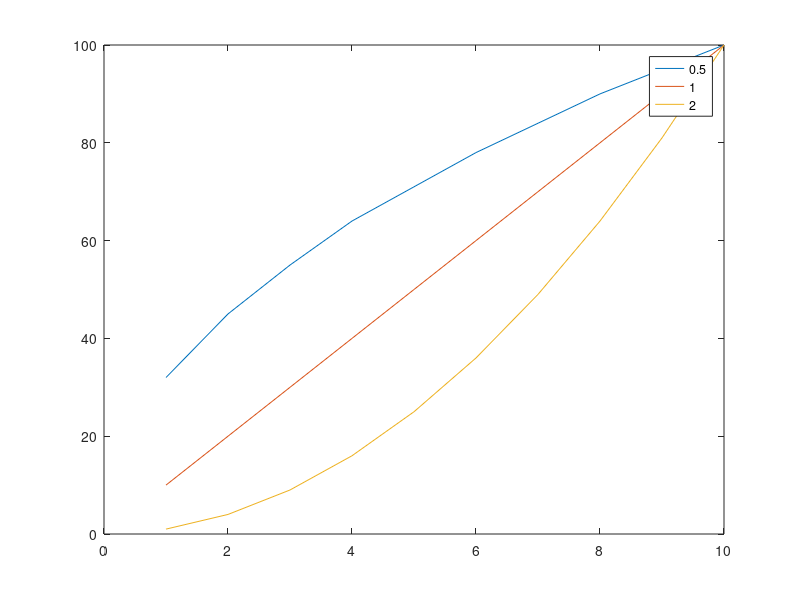

This chart was generated by the following MATLAB code: (Note: this script raises an error after producing the figure.)
clear paramsAll;

clear params;
params.Gridjob.runLocal = false;
params.Gridjob.requiremf = 5000;
params.Gridjob.wc_host = [];
params.Gridjob.jobname = 'DAE';
params.Gridjob.initRandStreamWithSeed = 12345;

params.Autoencoder.inActFolder = '../../20131220_MoreImages/labelMeWhite';
params.Autoencoder.inActFilenames = 'act.*.mat';
params.Autoencoder.outWeightsFolder = 'DAE';
params.Autoencoder.continue = true;
params.Autoencoder.continueBatch = false;
params.Autoencoder.continueBatchInWeightsFolder = [];
params.Autoencoder.continueBatchInBackConnFilenames = [];
params.Autoencoder.continueBatchInForwConnFilenames = [];

% INIT PARAMS:
params.Autoencoder.inSamplesDims = [60 60 3 3500]; % [x,y,#features,#samples]
params.Autoencoder.inSamplesBorderBuffer = 0;
params.Autoencoder.patchDimForward = 8;
params.Autoencoder.patchDimBackward = 8;
params.Autoencoder.hiddenSize = {100 ,ceil(100*(1:10).^0.5/10^0.5), ceil(100*(1:10).^1/10^1), ceil(100*(1:10).^2/10^2)};

plot(1:10,cell2mat(params.Autoencoder.hiddenSize(2:end)'))
legend('0.5','1','2')

params.Autoencoder.inputSubsampling = 2;
params.Autoencoder.forwInitMaxWeight = 0.01;
params.Autoencoder.forwInitScaleDistFcn = [];
params.Autoencoder.backInitMaxWeight = 0.01;
params.Autoencoder.backInitScaleDistFcn = [];
params.Autoencoder.initWGaussian = false;
params.Autoencoder.initWExponent = 1;

% PROCESSING STAGES:
params.Autoencoder.maskingNoiseFraction = 0;        % fraction of inputs to set to 0
params.Autoencoder.maskingNoiseFractionRescale = true;        % if inputs are rescaled to the variance before masking
params.Autoencoder.gaussianNoiseSigmaInput = 0.75;
params.Autoencoder.gaussianNoiseCorrelated = false;
params.Autoencoder.gaussianNoiseCorrelatedUniform = false;

params.Autoencoder.useRectifiedLinear = false; %instead of sigmoid
params.Autoencoder.useRectifiedLog = false; %instead of sigmoid
params.Autoencoder.useNoActFcn = false; %instead of sigmoid
params.Autoencoder.useBinaryLinearInterp = true;
params.Autoencoder.binaryLinearInterpScaling = 1;
params.Autoencoder.binaryLinearInterpEMAconst = 0.9;

params.Autoencoder.useSoftmax = false;
params.Autoencoder.useNormMean = false;
params.Autoencoder.normMeanEpsilon = 1e-6;

params.Autoencoder.hiddenLinearBinaryThresholdUnits = false; %these are not considered when calculating gradients
params.Autoencoder.hiddenSigmoidBinaryThresholdUnits = false; %these are not considered when calculating gradients

params.Autoencoder.maskingNoiseFractionHidden = 0;        % fraction of inputs to set to 0
params.Autoencoder.maskingNoiseFractionHiddenRescale = false;        % if inputs are rescaled to the variance before masking

params.Autoencoder.noBiasBack = true;

params.Autoencoder.reconstrSigmoid = false;
params.Autoencoder.reconstrRectifiedLinear = false;

% OPTIMIZATION PARAMS:
params.Autoencoder.alpha = 1;        % weight of Autoencoder
params.Autoencoder.useLinearAutoencError = false;
params.Autoencoder.useCrossEntropyError = false;
params.Autoencoder.beta = 0;         % weight of sparsity penalty term
params.Autoencoder.sparsityParam = 0.01; % desired average activation of the hidden units.
params.Autoencoder.gamma = 0;        % weight of topographic sparsity penalty term
params.Autoencoder.gammaPvalue = 1;        % Psi_gamma = gamma * sqrt( NghMat * y2.^2 + epsilon ) ^ gammaPvalue
params.Autoencoder.topoNghFcn = [];
params.Autoencoder.topoNgh = [1];
params.Autoencoder.topoGridDims = [100];
params.Autoencoder.topoPeriodicBoundary = [false];
params.Autoencoder.topoEpsilon = 1e-2;
params.Autoencoder.lambda = 0;    % weight of L2-decay parameter
params.Autoencoder.lambdaBackScale = 1;    % weight of L2-decay parameter scaling for backward conenctions
params.Autoencoder.lambdaL1 = 0 ;    % weight of L1-decay parameter
params.Autoencoder.lambdaL1BackScale = 1;    % weight of L1-decay parameter
params.Autoencoder.fixL2WeightBack = false; %if true, remember to also set both backScale to 0
params.Autoencoder.fixL2WeightBackPoolPerHiddenNeuron = false;
params.Autoencoder.smoothLambdaL1WithEpsilon = 0 ; %if not zero then smooth it
params.Autoencoder.scaleLambdaL1WithDistExponent = 0 ;

% LOGS AND SAVES:
params.Autoencoder.saveinterval = Inf;
params.Autoencoder.saveintervalForwConn = 500;
params.Autoencoder.saveintervalBackConn = Inf;
params.Autoencoder.saveintervalTrainInfo = Inf;
params.Autoencoder.saveintervalLog = 100; %save to log variable
params.Autoencoder.saveintervalpng = 100;
params.Autoencoder.savepng = true;
params.Autoencoder.reloadSaveinterval = 1;
params.Autoencoder.debugOutput = true;

% VALIDATION:
params.Autoencoder.validationSetsize = 500;
params.Autoencoder.validationInterval = Inf;
params.Autoencoder.validationIntervalLog = 100;
params.Autoencoder.validationSetIds = [];
params.Autoencoder.validationSetImageIds = 1:10:1001;

% ITERATION META-PARAMS:
params.Autoencoder.resetRandstreamEachReload = false;
params.Autoencoder.resetRandstreamEachIter = false;
params.Autoencoder.resetRandstreamEachEval = false;
params.Autoencoder.fixedBatches = false;
params.Autoencoder.batchsize = 10; %[] means full batch
params.Autoencoder.numberOfPatchReloads = 20;
params.Autoencoder.numberOfImagesPerPatchReload = 300;
params.Autoencoder.useMinFuncGrad = true;

params.minFuncGrad.Method = 'momentum';
params.minFuncGrad.maxIter = 250;
params.minFuncGrad.learnrate = 3e-4;
params.minFuncGrad.momentum = 0.9;
params.minFuncGrad.display = 'on';
params.minFuncGrad.displayEvery = 10;

paramsAll{1} = params;

clear params;
gridjobs = Gridjob(paramsAll);
start(gridjobs);


